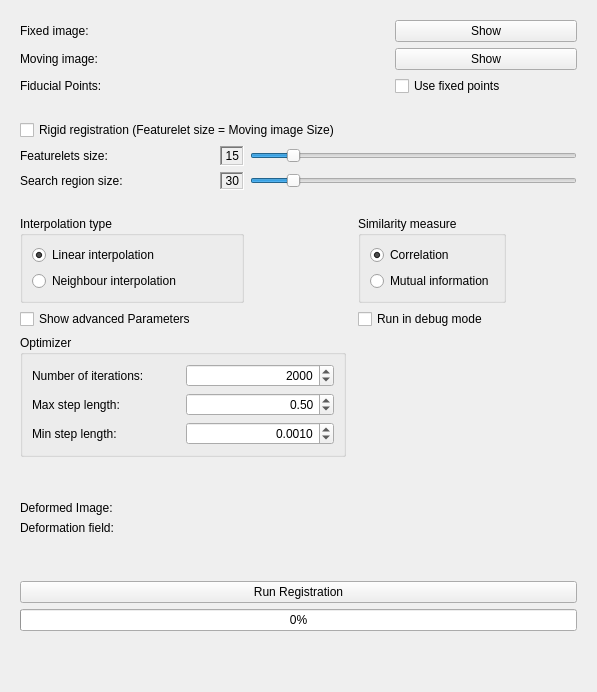
<?xml version="1.0" encoding="UTF-8"?>
<ui version="4.0">
 <class>qSlicerRegistrationModuleWidget</class>
 <widget class="qSlicerWidget" name="qSlicerRegistrationModuleWidget">
  <property name="enabled">
   <bool>true</bool>
  </property>
  <property name="geometry">
   <rect>
    <x>0</x>
    <y>0</y>
    <width>597</width>
    <height>692</height>
   </rect>
  </property>
  <property name="windowTitle">
   <string>Form</string>
  </property>
  <layout class="QVBoxLayout" name="verticalLayout">
   <item>
    <widget class="ctkCollapsibleButton" name="CTKCollapsibleButton_Input" native="true">
     <property name="text" stdset="0">
      <string>Input</string>
     </property>
     <layout class="QGridLayout" name="gridLayout">
      <item row="0" column="2">
       <widget class="qMRMLNodeComboBox" name="FixedImageComboBox" native="true">
        <property name="cursor">
         <cursorShape>PointingHandCursor</cursorShape>
        </property>
        <property name="toolTip">
         <string>Select the volume intended to be used as reference image</string>
        </property>
        <property name="nodeTypes" stdset="0">
         <stringlist>
          <string>vtkMRMLScalarVolumeNode</string>
         </stringlist>
        </property>
        <property name="addEnabled" stdset="0">
         <bool>false</bool>
        </property>
       </widget>
      </item>
      <item row="0" column="1">
       <widget class="QLabel" name="label_fixed">
        <property name="text">
         <string>Fixed image:</string>
        </property>
       </widget>
      </item>
      <item row="1" column="1">
       <widget class="QLabel" name="label_moving">
        <property name="text">
         <string>Moving image:</string>
        </property>
       </widget>
      </item>
      <item row="1" column="2">
       <widget class="qMRMLNodeComboBox" name="MovingImageComboBox" native="true">
        <property name="cursor">
         <cursorShape>PointingHandCursor</cursorShape>
        </property>
        <property name="toolTip">
         <string>Select the volume intended to be used as moving image</string>
        </property>
        <property name="nodeTypes" stdset="0">
         <stringlist>
          <string>vtkMRMLScalarVolumeNode</string>
         </stringlist>
        </property>
        <property name="addEnabled" stdset="0">
         <bool>false</bool>
        </property>
       </widget>
      </item>
      <item row="0" column="3">
       <widget class="QPushButton" name="ShowButton">
        <property name="cursor">
         <cursorShape>PointingHandCursor</cursorShape>
        </property>
        <property name="toolTip">
         <string>Shows the selected fixed image</string>
        </property>
        <property name="text">
         <string>Show</string>
        </property>
       </widget>
      </item>
      <item row="1" column="3">
       <widget class="QPushButton" name="ShowButton2">
        <property name="cursor">
         <cursorShape>PointingHandCursor</cursorShape>
        </property>
        <property name="toolTip">
         <string>Shows the selected moving image</string>
        </property>
        <property name="text">
         <string>Show</string>
        </property>
       </widget>
      </item>
      <item row="2" column="1">
       <widget class="QLabel" name="label_fiducial">
        <property name="visible">
         <bool>false</bool>
        </property>
        <property name="text">
         <string>Fiducial Points:</string>
        </property>
       </widget>
      </item>
      <item row="2" column="2">
       <widget class="qMRMLNodeComboBox" name="FiducialPointsComboBox" native="true">
        <property name="cursor">
         <cursorShape>PointingHandCursor</cursorShape>
        </property>
        <property name="visible">
         <bool>false</bool>
        </property>
        <property name="toolTip">
         <string>To edit the fiducial points use the Slicer module ,,Markups''.</string>
        </property>
        <property name="nodeTypes" stdset="0">
         <stringlist>
          <string>vtkMRMLMarkupsFiducialNode</string>
         </stringlist>
        </property>
        <property name="addEnabled" stdset="0">
         <bool>true</bool>
        </property>
        <property name="renameEnabled" stdset="0">
         <bool>true</bool>
        </property>
       </widget>
      </item>
      <item row="2" column="3">
       <widget class="QCheckBox" name="checkBox_2">
        <property name="cursor">
         <cursorShape>PointingHandCursor</cursorShape>
        </property>
        <property name="toolTip">
         <string>Click if you want to define points which should not move.</string>
        </property>
        <property name="text">
         <string>Use fixed points</string>
        </property>
       </widget>
      </item>
     </layout>
    </widget>
   </item>
   <item>
    <widget class="ctkCollapsibleButton" name="CTKCollapsibleButton_Parameters" native="true">
     <property name="text" stdset="0">
      <string>Parameters</string>
     </property>
     <layout class="QGridLayout" name="gridLayout_2">
      <item row="8" column="0" colspan="6">
       <widget class="QGroupBox" name="groupBox_3">
        <property name="enabled">
         <bool>true</bool>
        </property>
        <property name="visible">
         <bool>false</bool>
        </property>
        <property name="title">
         <string>Optimizer</string>
        </property>
        <layout class="QGridLayout" name="gridLayout_4">
         <item row="1" column="0">
          <widget class="QLabel" name="label_2">
           <property name="text">
            <string>Max step length:</string>
           </property>
          </widget>
         </item>
         <item row="0" column="0">
          <widget class="QLabel" name="label">
           <property name="text">
            <string>Number of iterations:</string>
           </property>
          </widget>
         </item>
         <item row="2" column="0">
          <widget class="QLabel" name="label_3">
           <property name="text">
            <string>Min step length:</string>
           </property>
          </widget>
         </item>
         <item row="0" column="1">
          <widget class="QSpinBox" name="spinBox_NumberIterations">
           <property name="cursor">
            <cursorShape>PointingHandCursor</cursorShape>
           </property>
           <property name="alignment">
            <set>Qt::AlignRight|Qt::AlignTrailing|Qt::AlignVCenter</set>
           </property>
           <property name="minimum">
            <number>30</number>
           </property>
           <property name="maximum">
            <number>3000</number>
           </property>
           <property name="singleStep">
            <number>10</number>
           </property>
           <property name="value">
            <number>2000</number>
           </property>
          </widget>
         </item>
         <item row="1" column="1">
          <widget class="QDoubleSpinBox" name="doubleSpinBox_Max">
           <property name="cursor">
            <cursorShape>PointingHandCursor</cursorShape>
           </property>
           <property name="toolTip">
            <string>For linear interpolation the initial value would be 0.05.
The value of 0.5 is good for neighbour interpolation.</string>
           </property>
           <property name="alignment">
            <set>Qt::AlignRight|Qt::AlignTrailing|Qt::AlignVCenter</set>
           </property>
           <property name="minimum">
            <double>0.010000000000000</double>
           </property>
           <property name="maximum">
            <double>1.000000000000000</double>
           </property>
           <property name="singleStep">
            <double>0.010000000000000</double>
           </property>
           <property name="value">
            <double>0.500000000000000</double>
           </property>
          </widget>
         </item>
         <item row="2" column="1">
          <widget class="QDoubleSpinBox" name="doubleSpinBox_Min">
           <property name="cursor">
            <cursorShape>PointingHandCursor</cursorShape>
           </property>
           <property name="toolTip">
            <string>For linear interpolation the initial value would be 0.0001.
The value of 0.001 is good for neighbour interpolation.</string>
           </property>
           <property name="alignment">
            <set>Qt::AlignRight|Qt::AlignTrailing|Qt::AlignVCenter</set>
           </property>
           <property name="decimals">
            <number>4</number>
           </property>
           <property name="minimum">
            <double>0.000100000000000</double>
           </property>
           <property name="maximum">
            <double>0.010000000000000</double>
           </property>
           <property name="singleStep">
            <double>0.000100000000000</double>
           </property>
           <property name="value">
            <double>0.001000000000000</double>
           </property>
          </widget>
         </item>
        </layout>
       </widget>
      </item>
      <item row="2" column="0">
       <widget class="QLabel" name="label_featureletsSize">
        <property name="text">
         <string>Featurelets size:</string>
        </property>
       </widget>
      </item>
      <item row="5" column="8">
       <spacer name="horizontalSpacer">
        <property name="orientation">
         <enum>Qt::Horizontal</enum>
        </property>
        <property name="sizeHint" stdset="0">
         <size>
          <width>10</width>
          <height>20</height>
         </size>
        </property>
       </spacer>
      </item>
      <item row="3" column="0">
       <widget class="QLabel" name="label_searchSize">
        <property name="text">
         <string>Search region size:</string>
        </property>
       </widget>
      </item>
      <item row="3" column="3" colspan="6">
       <widget class="QSlider" name="horizontalSlider_2">
        <property name="cursor">
         <cursorShape>PointingHandCursor</cursorShape>
        </property>
        <property name="toolTip">
         <string>Edit the size of the search region</string>
        </property>
        <property name="minimum">
         <number>8</number>
        </property>
        <property name="maximum">
         <number>200</number>
        </property>
        <property name="value">
         <number>30</number>
        </property>
        <property name="orientation">
         <enum>Qt::Horizontal</enum>
        </property>
       </widget>
      </item>
      <item row="2" column="3" colspan="6">
       <widget class="QSlider" name="horizontalSlider">
        <property name="cursor">
         <cursorShape>PointingHandCursor</cursorShape>
        </property>
        <property name="toolTip">
         <string>Edit the size of one featurelet</string>
        </property>
        <property name="minimum">
         <number>4</number>
        </property>
        <property name="maximum">
         <number>100</number>
        </property>
        <property name="value">
         <number>15</number>
        </property>
        <property name="orientation">
         <enum>Qt::Horizontal</enum>
        </property>
       </widget>
      </item>
      <item row="9" column="1">
       <spacer name="verticalSpacer_2">
        <property name="orientation">
         <enum>Qt::Vertical</enum>
        </property>
        <property name="sizeHint" stdset="0">
         <size>
          <width>20</width>
          <height>20</height>
         </size>
        </property>
       </spacer>
      </item>
      <item row="3" column="2">
       <widget class="QLabel" name="label_DisplaySearchSize">
        <property name="toolTip">
         <string>Current size of the search region</string>
        </property>
        <property name="frameShape">
         <enum>QFrame::WinPanel</enum>
        </property>
        <property name="frameShadow">
         <enum>QFrame::Sunken</enum>
        </property>
        <property name="text">
         <string>30</string>
        </property>
        <property name="alignment">
         <set>Qt::AlignRight|Qt::AlignTrailing|Qt::AlignVCenter</set>
        </property>
       </widget>
      </item>
      <item row="2" column="2">
       <widget class="QLabel" name="label_DisplayFeatureletsSize">
        <property name="toolTip">
         <string>Current size of one featurelet</string>
        </property>
        <property name="frameShape">
         <enum>QFrame::WinPanel</enum>
        </property>
        <property name="frameShadow">
         <enum>QFrame::Sunken</enum>
        </property>
        <property name="text">
         <string>15</string>
        </property>
        <property name="alignment">
         <set>Qt::AlignRight|Qt::AlignTrailing|Qt::AlignVCenter</set>
        </property>
       </widget>
      </item>
      <item row="5" column="0" colspan="3">
       <widget class="QGroupBox" name="groupBox_2">
        <property name="title">
         <string>Interpolation type</string>
        </property>
        <layout class="QVBoxLayout" name="verticalLayout_4">
         <item>
          <widget class="QRadioButton" name="radioButton_Interpolation">
           <property name="cursor">
            <cursorShape>PointingHandCursor</cursorShape>
           </property>
           <property name="text">
            <string>Linear interpolation</string>
           </property>
           <property name="checked">
            <bool>true</bool>
           </property>
          </widget>
         </item>
         <item>
          <widget class="QRadioButton" name="radioButton_Interpolation_2">
           <property name="cursor">
            <cursorShape>PointingHandCursor</cursorShape>
           </property>
           <property name="text">
            <string>Neighbour interpolation</string>
           </property>
          </widget>
         </item>
        </layout>
       </widget>
      </item>
      <item row="2" column="1">
       <spacer name="horizontalSpacer_2">
        <property name="orientation">
         <enum>Qt::Horizontal</enum>
        </property>
        <property name="sizeHint" stdset="0">
         <size>
          <width>10</width>
          <height>20</height>
         </size>
        </property>
       </spacer>
      </item>
      <item row="5" column="3">
       <spacer name="horizontalSpacer_3">
        <property name="orientation">
         <enum>Qt::Horizontal</enum>
        </property>
        <property name="sizeHint" stdset="0">
         <size>
          <width>10</width>
          <height>20</height>
         </size>
        </property>
       </spacer>
      </item>
      <item row="5" column="7">
       <widget class="QGroupBox" name="groupBox">
        <property name="title">
         <string>Similarity measure</string>
        </property>
        <layout class="QVBoxLayout" name="verticalLayout_2">
         <item>
          <widget class="QRadioButton" name="radioButton_Similarity">
           <property name="cursor">
            <cursorShape>PointingHandCursor</cursorShape>
           </property>
           <property name="text">
            <string>Correlation</string>
           </property>
           <property name="checked">
            <bool>true</bool>
           </property>
           <property name="autoExclusive">
            <bool>true</bool>
           </property>
          </widget>
         </item>
         <item>
          <widget class="QRadioButton" name="radioButton_Similarity_2">
           <property name="cursor">
            <cursorShape>PointingHandCursor</cursorShape>
           </property>
           <property name="text">
            <string>Mutual information</string>
           </property>
          </widget>
         </item>
        </layout>
       </widget>
      </item>
      <item row="4" column="0">
       <spacer name="verticalSpacer_3">
        <property name="orientation">
         <enum>Qt::Vertical</enum>
        </property>
        <property name="sizeHint" stdset="0">
         <size>
          <width>20</width>
          <height>20</height>
         </size>
        </property>
       </spacer>
      </item>
      <item row="6" column="0" colspan="3">
       <widget class="QCheckBox" name="checkBox">
        <property name="cursor">
         <cursorShape>PointingHandCursor</cursorShape>
        </property>
        <property name="text">
         <string>Show advanced Parameters</string>
        </property>
        <property name="checked">
         <bool>false</bool>
        </property>
       </widget>
      </item>
      <item row="8" column="7" colspan="2">
       <spacer name="horizontalSpacer_4">
        <property name="orientation">
         <enum>Qt::Horizontal</enum>
        </property>
        <property name="sizeHint" stdset="0">
         <size>
          <width>40</width>
          <height>20</height>
         </size>
        </property>
       </spacer>
      </item>
      <item row="6" column="7">
       <widget class="QCheckBox" name="checkBox_3">
        <property name="cursor">
         <cursorShape>PointingHandCursor</cursorShape>
        </property>
        <property name="visible">
         <bool>false</bool>
        </property>
        <property name="toolTip">
         <string>In debug mode additional information is shown in the terminal.</string>
        </property>
        <property name="text">
         <string>Run in debug mode</string>
        </property>
       </widget>
      </item>
      <item row="0" column="0" colspan="5">
       <widget class="QCheckBox" name="checkBox_4">
        <property name="cursor">
         <cursorShape>PointingHandCursor</cursorShape>
        </property>
        <property name="toolTip">
         <string>Featurelet size = Moving image size
Search region size = Fixed image size
Hint: in this case the progress bar does not work (there is only one optimization process and it is not known apriori how long it takes)</string>
        </property>
        <property name="text">
         <string>Rigid registration (Featurelet size = Moving image Size)</string>
        </property>
       </widget>
      </item>
     </layout>
    </widget>
   </item>
   <item>
    <widget class="ctkCollapsibleButton" name="CTKCollapsibleButton_Output" native="true">
     <property name="text" stdset="0">
      <string>Output</string>
     </property>
     <layout class="QGridLayout" name="gridLayout_3">
      <item row="4" column="0" colspan="2">
       <widget class="QProgressBar" name="progressBar">
        <property name="value">
         <number>0</number>
        </property>
       </widget>
      </item>
      <item row="0" column="0">
       <widget class="QLabel" name="label_deformed">
        <property name="text">
         <string>Deformed Image:</string>
        </property>
       </widget>
      </item>
      <item row="0" column="1">
       <widget class="qMRMLNodeComboBox" name="DeformedImageComboBox" native="true">
        <property name="cursor">
         <cursorShape>PointingHandCursor</cursorShape>
        </property>
        <property name="toolTip">
         <string>Add/Select a Node for the ouput data</string>
        </property>
        <property name="nodeTypes" stdset="0">
         <stringlist>
          <string>vtkMRMLScalarVolumeNode</string>
         </stringlist>
        </property>
        <property name="addEnabled" stdset="0">
         <bool>true</bool>
        </property>
        <property name="renameEnabled" stdset="0">
         <bool>false</bool>
        </property>
       </widget>
      </item>
      <item row="1" column="0">
       <widget class="QLabel" name="label_field">
        <property name="text">
         <string>Deformation field:</string>
        </property>
       </widget>
      </item>
      <item row="1" column="1">
       <widget class="qMRMLNodeComboBox" name="DeformationFieldComboBox" native="true">
        <property name="cursor">
         <cursorShape>PointingHandCursor</cursorShape>
        </property>
        <property name="nodeTypes" stdset="0">
         <stringlist>
          <string>vtkMRMLTransformNode</string>
         </stringlist>
        </property>
        <property name="addEnabled" stdset="0">
         <bool>true</bool>
        </property>
        <property name="renameEnabled" stdset="0">
         <bool>true</bool>
        </property>
       </widget>
      </item>
      <item row="3" column="0" colspan="2">
       <widget class="QPushButton" name="RunButton">
        <property name="cursor">
         <cursorShape>PointingHandCursor</cursorShape>
        </property>
        <property name="toolTip">
         <string>Press the button to register the moving image onto the fixed image and obtain a deformation field</string>
        </property>
        <property name="text">
         <string>Run Registration</string>
        </property>
       </widget>
      </item>
      <item row="2" column="0">
       <spacer name="verticalSpacer_4">
        <property name="orientation">
         <enum>Qt::Vertical</enum>
        </property>
        <property name="sizeHint" stdset="0">
         <size>
          <width>20</width>
          <height>40</height>
         </size>
        </property>
       </spacer>
      </item>
     </layout>
    </widget>
   </item>
   <item>
    <spacer name="verticalSpacer">
     <property name="orientation">
      <enum>Qt::Vertical</enum>
     </property>
     <property name="sizeHint" stdset="0">
      <size>
       <width>0</width>
       <height>0</height>
      </size>
     </property>
    </spacer>
   </item>
  </layout>
 </widget>
 <customwidgets>
  <customwidget>
   <class>qMRMLNodeComboBox</class>
   <extends>QWidget</extends>
   <header>qMRMLNodeComboBox.h</header>
   <container>1</container>
  </customwidget>
  <customwidget>
   <class>qSlicerWidget</class>
   <extends>QWidget</extends>
   <header>qSlicerWidget.h</header>
   <container>1</container>
  </customwidget>
  <customwidget>
   <class>ctkCollapsibleButton</class>
   <extends>QWidget</extends>
   <header>ctkCollapsibleButton.h</header>
   <container>1</container>
  </customwidget>
 </customwidgets>
 <resources/>
 <connections>
  <connection>
   <sender>qSlicerRegistrationModuleWidget</sender>
   <signal>mrmlSceneChanged(vtkMRMLScene*)</signal>
   <receiver>FixedImageComboBox</receiver>
   <slot>setMRMLScene(vtkMRMLScene*)</slot>
   <hints>
    <hint type="sourcelabel">
     <x>245</x>
     <y>4</y>
    </hint>
    <hint type="destinationlabel">
     <x>341</x>
     <y>34</y>
    </hint>
   </hints>
  </connection>
  <connection>
   <sender>qSlicerRegistrationModuleWidget</sender>
   <signal>mrmlSceneChanged(vtkMRMLScene*)</signal>
   <receiver>DeformedImageComboBox</receiver>
   <slot>setMRMLScene(vtkMRMLScene*)</slot>
   <hints>
    <hint type="sourcelabel">
     <x>245</x>
     <y>4</y>
    </hint>
    <hint type="destinationlabel">
     <x>578</x>
     <y>564</y>
    </hint>
   </hints>
  </connection>
  <connection>
   <sender>qSlicerRegistrationModuleWidget</sender>
   <signal>mrmlSceneChanged(vtkMRMLScene*)</signal>
   <receiver>DeformationFieldComboBox</receiver>
   <slot>setMRMLScene(vtkMRMLScene*)</slot>
   <hints>
    <hint type="sourcelabel">
     <x>245</x>
     <y>4</y>
    </hint>
    <hint type="destinationlabel">
     <x>578</x>
     <y>587</y>
    </hint>
   </hints>
  </connection>
  <connection>
   <sender>qSlicerRegistrationModuleWidget</sender>
   <signal>mrmlSceneChanged(vtkMRMLScene*)</signal>
   <receiver>MovingImageComboBox</receiver>
   <slot>setMRMLScene(vtkMRMLScene*)</slot>
   <hints>
    <hint type="sourcelabel">
     <x>245</x>
     <y>4</y>
    </hint>
    <hint type="destinationlabel">
     <x>341</x>
     <y>67</y>
    </hint>
   </hints>
  </connection>
  <connection>
   <sender>qSlicerRegistrationModuleWidget</sender>
   <signal>mrmlSceneChanged(vtkMRMLScene*)</signal>
   <receiver>FiducialPointsComboBox</receiver>
   <slot>setMRMLScene(vtkMRMLScene*)</slot>
   <hints>
    <hint type="sourcelabel">
     <x>245</x>
     <y>4</y>
    </hint>
    <hint type="destinationlabel">
     <x>341</x>
     <y>67</y>
    </hint>
   </hints>
  </connection>
  <connection>
   <sender>horizontalSlider</sender>
   <signal>valueChanged(int)</signal>
   <receiver>label_DisplayFeatureletsSize</receiver>
   <slot>setNum(int)</slot>
   <hints>
    <hint type="sourcelabel">
     <x>578</x>
     <y>122</y>
    </hint>
    <hint type="destinationlabel">
     <x>238</x>
     <y>130</y>
    </hint>
   </hints>
  </connection>
  <connection>
   <sender>horizontalSlider_2</sender>
   <signal>valueChanged(int)</signal>
   <receiver>label_DisplaySearchSize</receiver>
   <slot>setNum(int)</slot>
   <hints>
    <hint type="sourcelabel">
     <x>576</x>
     <y>149</y>
    </hint>
    <hint type="destinationlabel">
     <x>238</x>
     <y>165</y>
    </hint>
   </hints>
  </connection>
  <connection>
   <sender>checkBox</sender>
   <signal>clicked(bool)</signal>
   <receiver>groupBox_3</receiver>
   <slot>setVisible(bool)</slot>
   <hints>
    <hint type="sourcelabel">
     <x>162</x>
     <y>299</y>
    </hint>
    <hint type="destinationlabel">
     <x>161</x>
     <y>333</y>
    </hint>
   </hints>
  </connection>
  <connection>
   <sender>checkBox_2</sender>
   <signal>clicked(bool)</signal>
   <receiver>FiducialPointsComboBox</receiver>
   <slot>setVisible(bool)</slot>
   <hints>
    <hint type="sourcelabel">
     <x>162</x>
     <y>299</y>
    </hint>
    <hint type="destinationlabel">
     <x>161</x>
     <y>333</y>
    </hint>
   </hints>
  </connection>
  <connection>
   <sender>checkBox_2</sender>
   <signal>clicked(bool)</signal>
   <receiver>label_fiducial</receiver>
   <slot>setVisible(bool)</slot>
   <hints>
    <hint type="sourcelabel">
     <x>162</x>
     <y>299</y>
    </hint>
    <hint type="destinationlabel">
     <x>161</x>
     <y>333</y>
    </hint>
   </hints>
  </connection>
  <connection>
   <sender>checkBox</sender>
   <signal>clicked(bool)</signal>
   <receiver>checkBox_3</receiver>
   <slot>setVisible(bool)</slot>
   <hints>
    <hint type="sourcelabel">
     <x>162</x>
     <y>299</y>
    </hint>
    <hint type="destinationlabel">
     <x>161</x>
     <y>333</y>
    </hint>
   </hints>
  </connection>
 </connections>
</ui>
